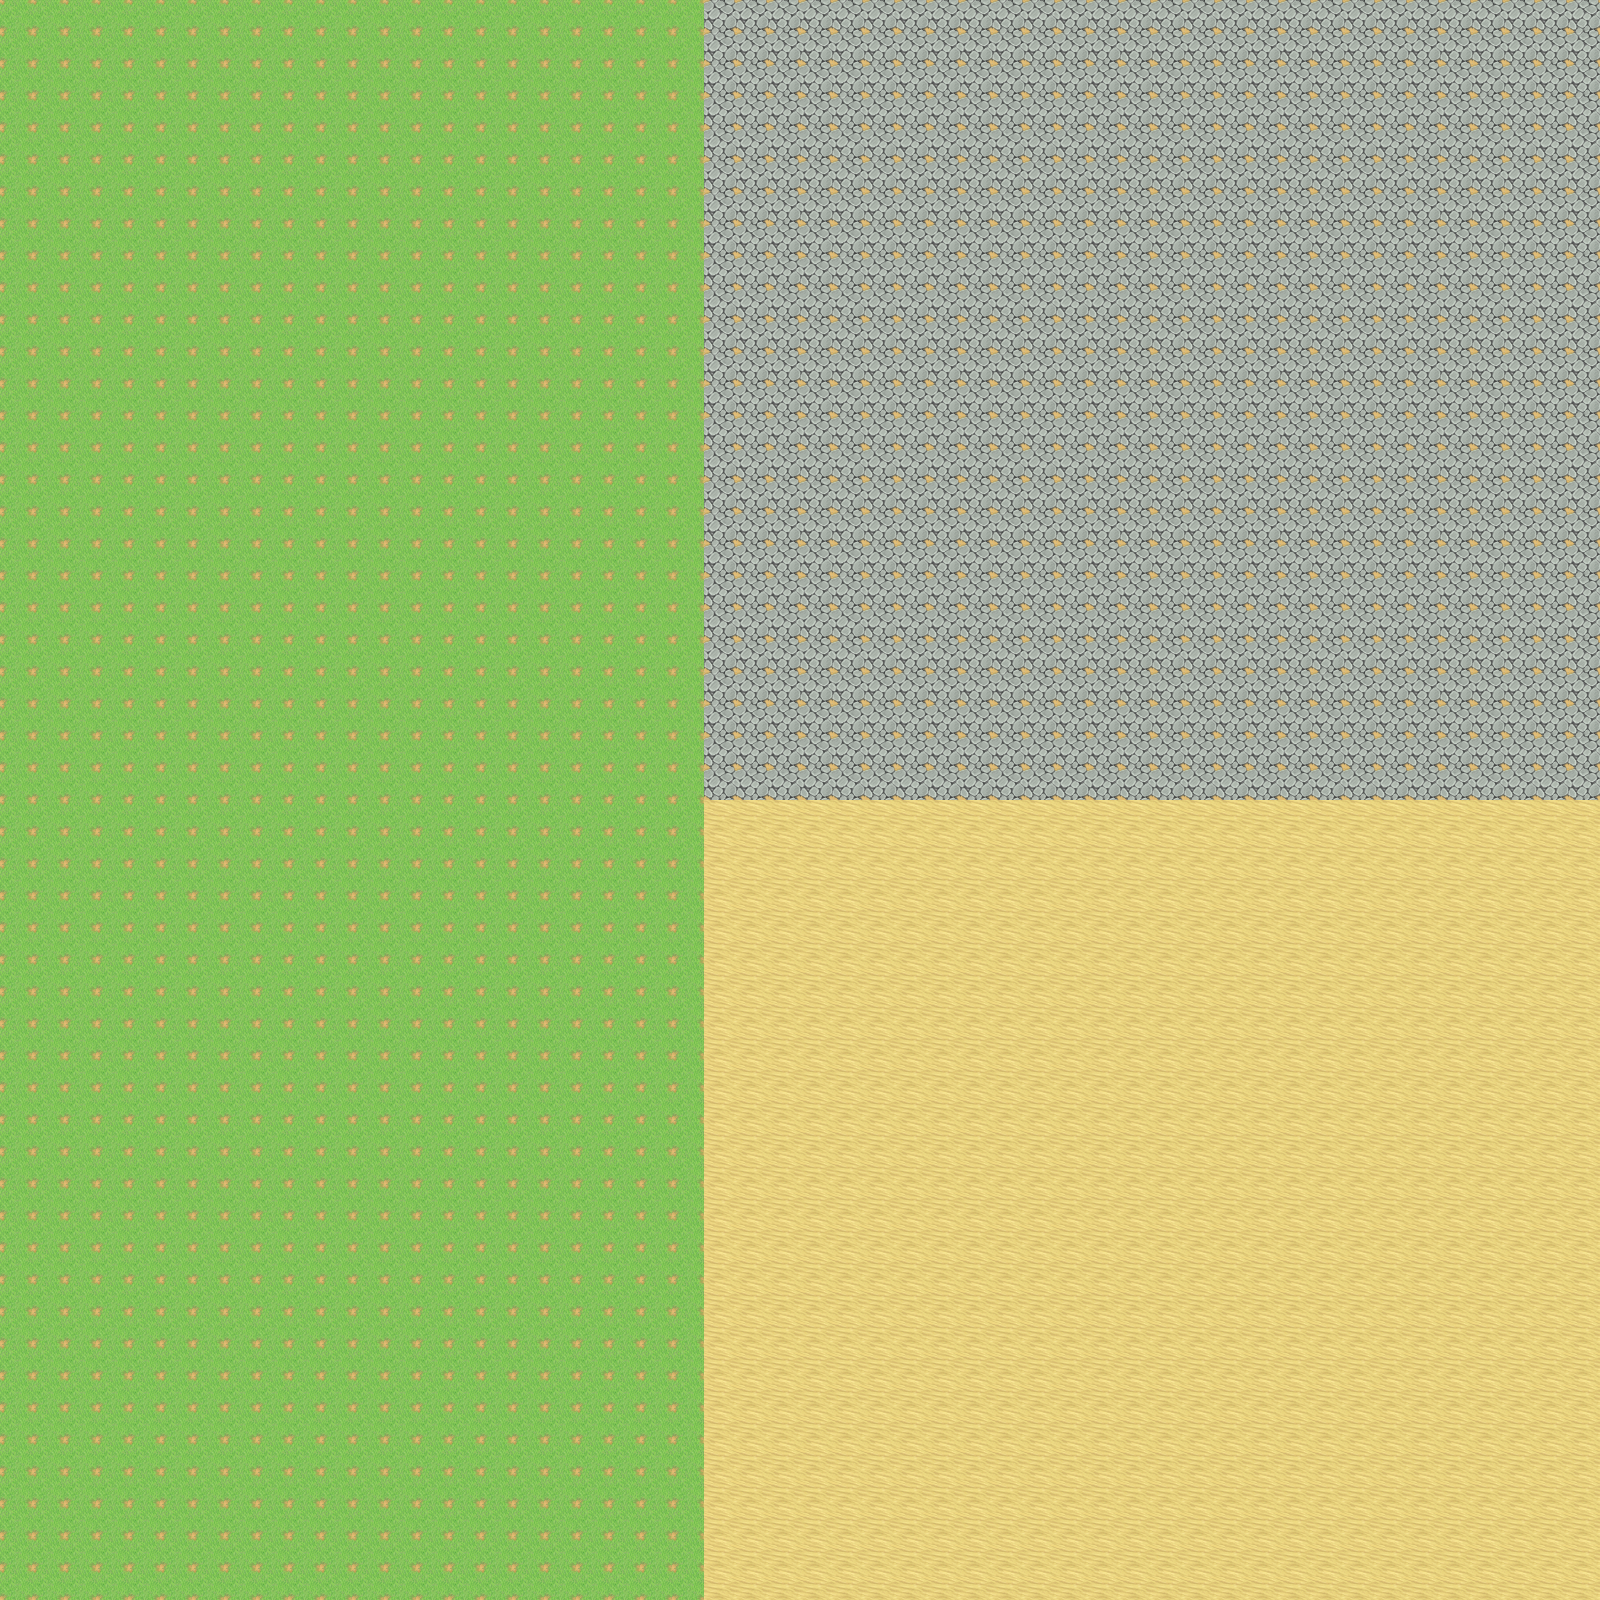

This is a level from a 2D game, rendered from its Tiled map with the project's own tilesets. A one-line summary and the map file follow, with tile-layer data summarised:
An orthogonal 50x50 tile map with 32x32 px tiles, 1 tile layer (TileLayer1), 2 tilesets and 3 objects (2x LightInfantry, HeavyInfantry).

<map version="1.2" tiledversion="1.3.1" orientation="orthogonal" renderorder="right-down" compressionlevel="0" width="50" height="50" tilewidth="32" tileheight="32" infinite="0" nextlayerid="4" nextobjectid="8">
 <editorsettings>
  <export target="TacticsTribeDemoLevel.lua" format="lua" />
 </editorsettings>
 <tileset firstgid="1" source="DemoLevel.tsx" />
 <tileset firstgid="193" source="lightInfantry.tsx" />
 <layer id="1" name="TileLayer1" width="50" height="50">
  <data>[2500 cells, 2500 non-empty, 3 distinct tile ids]</data>
 </layer>
 <objectgroup id="3" name="ObjectLayer1">
  <object id="5" type="LightInfantry" gid="193" x="224" y="192" width="32" height="32" />
  <object id="6" type="LightInfantry" gid="193" x="704" y="192" width="32" height="32" />
  <object id="7" type="HeavyInfantry" gid="193" x="480" y="320" width="32" height="32" />
 </objectgroup>
</map>
